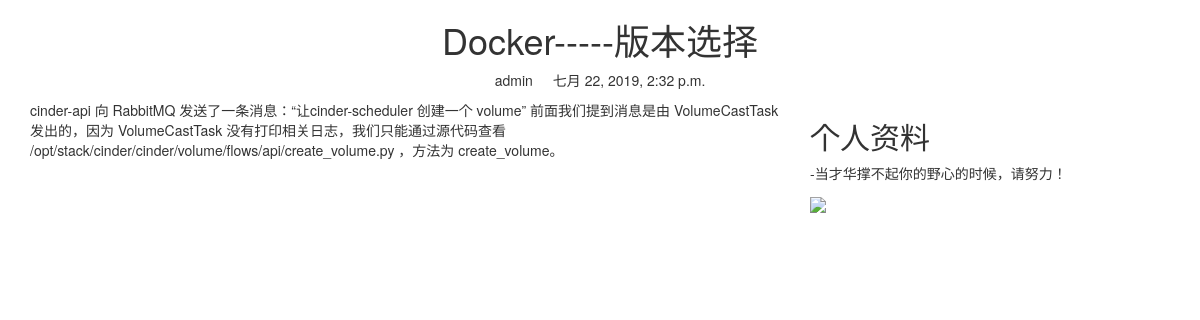
Page /blog/1/ on the committed database.
### blog/models.py (models this page shows, shortened)
class BlogArticles(models.Model):
    title = models.CharField(max_length=300)
    author = models.ForeignKey(User, related_name="blog_posts")
    body = models.TextField()
    publish = models.DateTimeField(default=timezone.now)
    class Meta:
        ordering = ("-publish",)

### blog/views.py (the view)
# urls.py: url(r'(?P<article_id>\d)/$', views.blog_article, name="blog_detail"),
def blog_article(request, article_id):
    article = get_object_or_404(BlogArticles, id=article_id)
    pub = article.publish
    return render(request, "blog/content.html", {"article":article, "publish":pub})

### templates/blog/content.html (shortened to what this page needs)
{% extends "base.html" %}
{% block content %}
<div class="row text-center vertical-middle-sm">
    <h1>{{ article.title }}</h1>
</div>
<div class="row">
        <p class="text-center"><span>{{ article.author.username }}</span><span style="margin-left:20px">{{ publish }}</span></p>
</div>
<div class="row">
    <div class="col-xs-12 col-md-8" > {{ article.body }}</div>
    <div class="col-xs-12 col-md-4">
         <h2>个人资料</h2>
         <p>-当才华撑不起你的野心的时候，请努力！</p>
         <img width="300px" src="https://ss1.bdstatic.com/70cFvXSh_Q1YnxGkpoWK1HF6hhy/it/u=3893146502,314297687&fm=27&gp=0.jpg">
    </div>
</div>
{% endblock %}

### templates/base.html (shortened to what this page needs)
<!DOCTYPE html>
<html lang="zn-ch">
<head>
    <link rel="stylesheet" href="http://necolas.github.io/normalize.css/">
    <link rel="stylesheet" href="http://cdn.bootcss.com/bootstrap/3.3.7/css/bootstrap.min.css">
</head>
<body>
     <div class="container">
         {%  block content %}
         {% endblock %}
     </div>
</body>
</html>

### rows in the picture
BlogArticles: title "Docker-----版本选择", author.username "admin", publish "七月 22, 2019, 2:32 p.m.", body "cinder-api 向 RabbitMQ 发送了一条消息：“让cinder-scheduler 创建一个 volume” 前面我们提到消息是由 VolumeCastTask 发出的，因为 VolumeCastTask 没有打印相关日志，我们只能通过源代码查看 /opt/stack/cinder/cinder/volume/flows/api/create_volume.py ，方法为 create_volume。"
